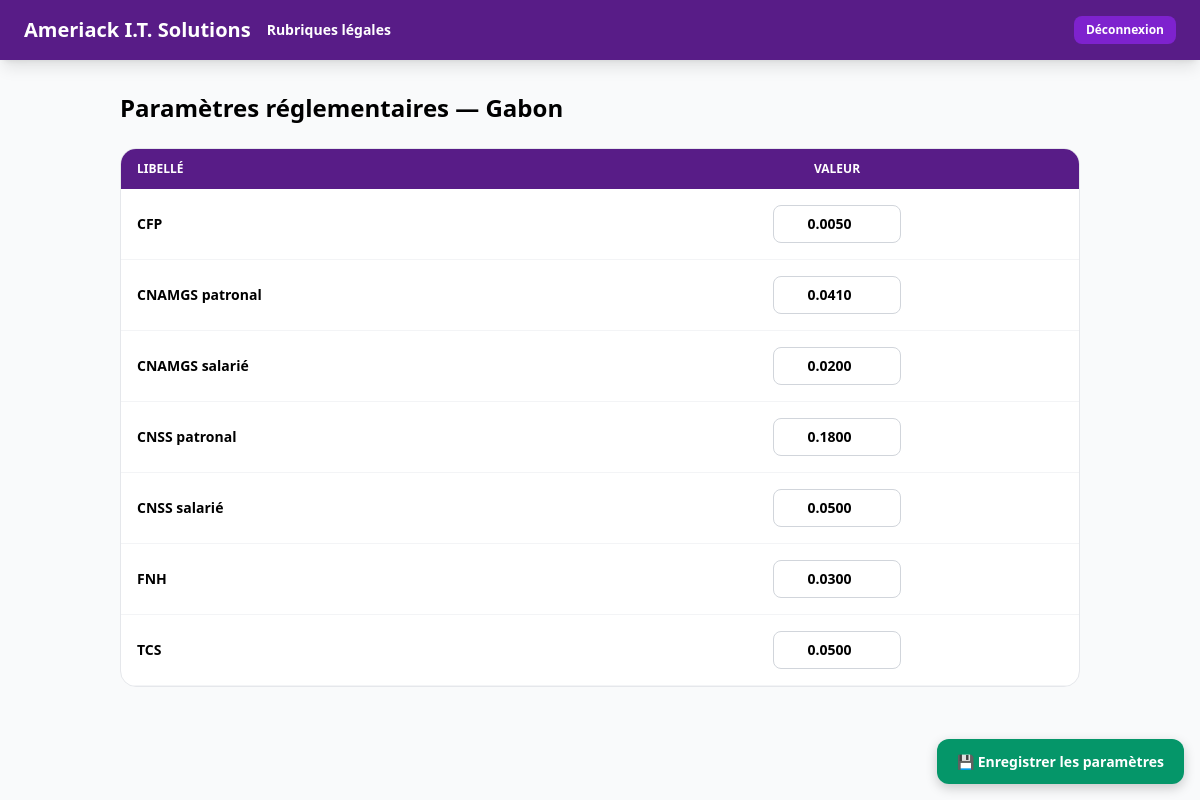
The app's page /parametres-paie (signed in) with its own data.
### models.py (models this page shows, shortened)
class ParametrePaie(db.Model):
    __tablename__ = "parametres_paie"
    id = db.Column(
        db.Integer,
        primary_key=True
    )
    code = db.Column(
        db.String(50),
        unique=True,
        nullable=False
    )
    libelle = db.Column(
        db.String(100),
        nullable=False
    )
    valeur = db.Column(
        db.Numeric(10,4),
        nullable=False
    )
    actif = db.Column(
        db.Boolean,
        default=True
    )

### app.py (the view, shortened to what this page needs)
@app.route("/parametres-paie", methods=["GET","POST"])
@login_required
def parametres_paie():
    if not current_user.is_super_admin:
        abort(403)
    params = ParametrePaie.query.order_by(
        ParametrePaie.libelle
    ).all()
    return render_template(
        "admin/parametres_paie.html",
        params=params
    )

### app.py (called while the page is built)
@login_manager.user_loader
def load_user(uid): return Utilisateur.query.get(int(uid))

@app.context_processor
def inject_globals(): return {"now":datetime.now(),"enumerate":enumerate}

### models.py (called while the page is built)
    @property
    def is_super_admin(self): return self.role == "SUPER_ADMIN"

### templates/admin/parametres_paie.html (shortened to what this page needs)
<!DOCTYPE html>
<html lang="fr">
<head>
<script src="https://cdn.tailwindcss.com"></script>
</head>
<body class="bg-gray-50 min-h-screen">
<nav class="bg-purple-900 text-white px-6 py-4 flex items-center gap-4 shadow-lg">
<a href="/admin"
class="text-xl font-black">
Ameriack I.T. Solutions
</a>
<a href="/admin/rubriques"
class="text-sm font-bold">
Rubriques légales
</a>
<a href="/logout"
class="ml-auto bg-purple-700 px-3 py-1.5 rounded-lg text-xs font-bold">
Déconnexion
</a>
</nav>
<main class="max-w-5xl mx-auto p-8">
<h1 class="text-2xl font-black mb-6">
Paramètres réglementaires — Gabon
</h1>
<form method="POST">
<div class="bg-white rounded-2xl border border-gray-200 overflow-hidden">
<table class="w-full text-sm">
<thead>
<tr class="bg-purple-900 text-white text-xs uppercase">
<th class="px-4 py-3 text-left">
Libellé
</th>
<th class="px-4 py-3 text-center">
Valeur
</th>
</tr>
</thead>
<tbody>
{% for p in params %}
<tr class="border-b border-gray-100">
<td class="px-4 py-4 font-semibold">
{{p.libelle}}
</td>
<td class="px-4 py-4 text-center">
<input
type="number"
step="0.0001"
name="param_{{p.id}}"
value="{{p.valeur}}"
class="
w-32
text-center
border
border-gray-300
rounded-lg
px-3
py-2
font-bold
">
</td>
</tr>
{% endfor %}
</tbody>
</table>
</div>
<div
style="
position:fixed;
bottom:1rem;
right:1rem;
">
<button
type="submit"
style="
background:#059669;
color:white;
padding:.75rem 1.25rem;
border-radius:.75rem;
font-weight:700;
font-size:.875rem;
border:none;
cursor:pointer;
box-shadow:0 4px 12px rgba(0,0,0,.2);
">
💾 Enregistrer les paramètres
</button>
</div>
</form>
</main>
</body>
</html>

### records on screen
ParametrePaie: libelle "CFP", valeur "0.0050"
ParametrePaie: libelle "CNAMGS patronal", valeur "0.0410"
ParametrePaie: libelle "CNAMGS salarié", valeur "0.0200"
ParametrePaie: libelle "CNSS patronal", valeur "0.1800"
ParametrePaie: libelle "CNSS salarié", valeur "0.0500"
ParametrePaie: libelle "FNH", valeur "0.0300"
ParametrePaie: libelle "TCS", valeur "0.0500"
